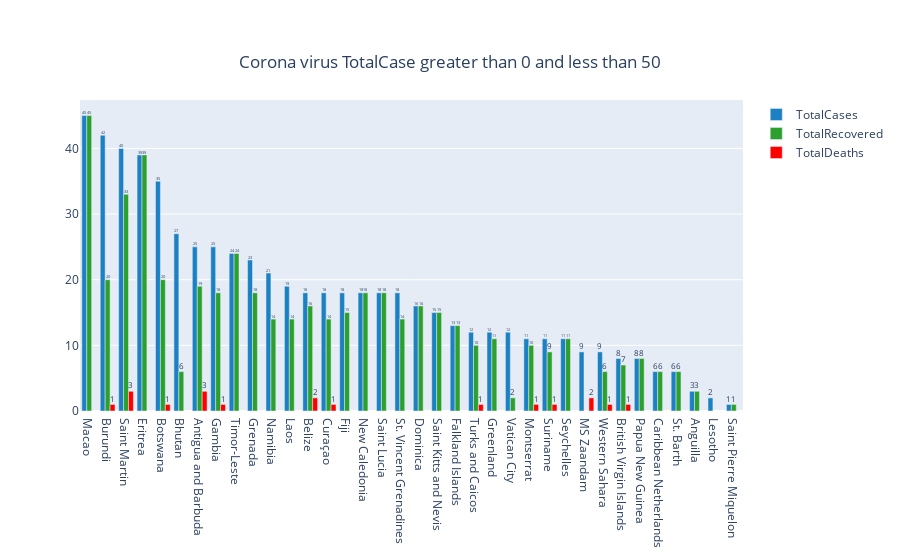

Notebook code cell kept with this figure:
### Code cell
fig = go.Figure()

fig.add_trace(go.Bar(
    x=df["Country,Other"][((df.TotalCases<50 )&(df.TotalCases>0))],
    y=df.TotalCases[((df.TotalCases<50 )&(df.TotalCases>0))],
    name='TotalCases',
    marker_color='#1b81c2',
    text=df.TotalCases[((df.TotalCases<50 )&(df.TotalCases>0))],
    textposition='auto'
))
fig.add_trace(go.Bar(
    x=df["Country,Other"][((df.TotalCases<50 )&(df.TotalCases>0))],
    y=df["TotalRecovered"][((df.TotalCases<50 )&(df.TotalCases>0))],
    name='TotalRecovered',
    marker_color='#2ca02c',
    text=df.TotalRecovered[((df.TotalCases<50 )&(df.TotalCases>0))],
    textposition='auto'
))

fig.add_trace(go.Bar(
    x=df["Country,Other"][((df.TotalCases<50 )&(df.TotalCases>0))],
    y=df.TotalDeaths[((df.TotalCases<50 )&(df.TotalCases>0))],
    name='TotalDeaths',
    marker_color='red',
    text=df.TotalDeaths[((df.TotalCases<50 )&(df.TotalCases>0))],
    textposition='auto'
))
fig.update_layout(
    title={
        'text': "Corona virus TotalCase greater than 0 and less than 50",
        'y':0.9,
        'x':0.5,
        'xanchor': 'center',
        'yanchor': 'top'})
fig

### Figure 1 — Plotly figure (JSON) as saved in the notebook; plotly's stock layout.template omitted (floating-point values rounded to 4 significant figures)
{"data": [{"marker": {"color": "#1b81c2"}, "name": "TotalCases", "text": [45, 42, 40, 39, 35, 27, 25, 25, 24, 23, 21, 19, 18, 18, 18, 18, 18, 18, 16, 15, 13, 12, 12, 12, 11, 11, 11, 9, 9, 8, 8, 6, 6, 3, 2, 1], "textposition": "auto", "type": "bar", "x": ["Macao", "Burundi", "Saint Martin", "Eritrea", "Botswana", "Bhutan", "Antigua and Barbuda", "Gambia", "Timor-Leste", "Grenada", "Namibia", "Laos", "Belize", "Curaçao", "Fiji", "New Caledonia", "Saint Lucia", "St. Vincent Grenadines", "Dominica", "Saint Kitts and Nevis", "Falkland Islands", "Turks and Caicos", "Greenland", "Vatican City", "Montserrat", "Suriname", "Seychelles", "MS Zaandam", "Western Sahara", "British Virgin Islands", "Papua New Guinea", "Caribbean Netherlands", "St. Barth", "Anguilla", "Lesotho", "Saint Pierre Miquelon"], "y": [45, 42, 40, 39, 35, 27, 25, 25, 24, 23, 21, 19, 18, 18, 18, 18, 18, 18, 16, 15, 13, 12, 12, 12, 11, 11, 11, 9, 9, 8, 8, 6, 6, 3, 2, 1]}, {"marker": {"color": "#2ca02c"}, "name": "TotalRecovered", "text": [45, 20, 33, 39, 20, 6, 19, 18, 24, 18, 14, 14, 16, 14, 15, 18, 18, 14, 16, 15, 13, 10, 11, 2, 10, 9, 11, null, 6, 7, 8, 6, 6, 3, null, 1], "textposition": "auto", "type": "bar", "x": ["Macao", "Burundi", "Saint Martin", "Eritrea", "Botswana", "Bhutan", "Antigua and Barbuda", "Gambia", "Timor-Leste", "Grenada", "Namibia", "Laos", "Belize", "Curaçao", "Fiji", "New Caledonia", "Saint Lucia", "St. Vincent Grenadines", "Dominica", "Saint Kitts and Nevis", "Falkland Islands", "Turks and Caicos", "Greenland", "Vatican City", "Montserrat", "Suriname", "Seychelles", "MS Zaandam", "Western Sahara", "British Virgin Islands", "Papua New Guinea", "Caribbean Netherlands", "St. Barth", "Anguilla", "Lesotho", "Saint Pierre Miquelon"], "y": [45, 20, 33, 39, 20, 6, 19, 18, 24, 18, 14, 14, 16, 14, 15, 18, 18, 14, 16, 15, 13, 10, 11, 2, 10, 9, 11, null, 6, 7, 8, 6, 6, 3, null, 1]}, {"marker": {"color": "red"}, "name": "TotalDeaths", "text": [null, 1, 3, null, 1, null, 3, 1, null, null, null, null, 2, 1, null, null, null, null, null, null, null, 1, null, null, 1, 1, null, 2, 1, 1, null, null, null, null, null, null], "textposition": "auto", "type": "bar", "x": ["Macao", "Burundi", "Saint Martin", "Eritrea", "Botswana", "Bhutan", "Antigua and Barbuda", "Gambia", "Timor-Leste", "Grenada", "Namibia", "Laos", "Belize", "Curaçao", "Fiji", "New Caledonia", "Saint Lucia", "St. Vincent Grenadines", "Dominica", "Saint Kitts and Nevis", "Falkland Islands", "Turks and Caicos", "Greenland", "Vatican City", "Montserrat", "Suriname", "Seychelles", "MS Zaandam", "Western Sahara", "British Virgin Islands", "Papua New Guinea", "Caribbean Netherlands", "St. Barth", "Anguilla", "Lesotho", "Saint Pierre Miquelon"], "y": [null, 1, 3, null, 1, null, 3, 1, null, null, null, null, 2, 1, null, null, null, null, null, null, null, 1, null, null, 1, 1, null, 2, 1, 1, null, null, null, null, null, null]}], "layout": {"title": {"text": "Corona virus TotalCase greater than 0 and less than 50", "x": 0.5, "xanchor": "center", "y": 0.9, "yanchor": "top"}}}
